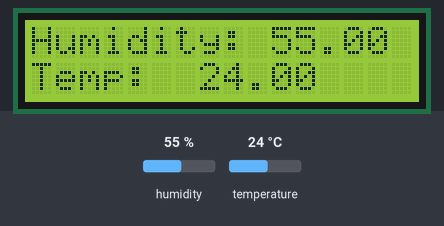
The sketch below on a simulated Arduino Uno, built with avr-gcc and run on an emulated ATmega328P. Parts: 16×2 character LCD. The inputs (shaded band) are chosen by the test bench; at power-on: humidity 55 %, temperature 24 °C.

Above: at 1.2 s.
1.3 s: humidity set to 22 %
At 3.0 s:
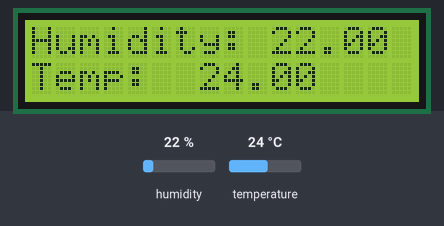
4.0 s: temperature set to 12 °C
At 5.0 s:
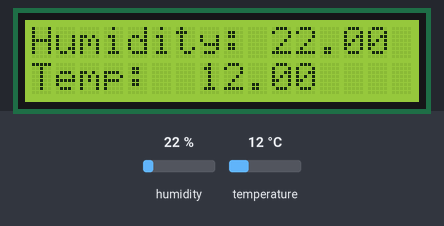
6.7 s: humidity set to 40 %
At 8.9 s:
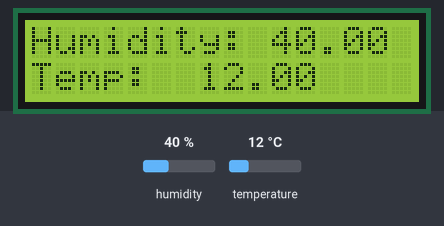
9.7 s: temperature set to 19 °C
At 10.8 s:
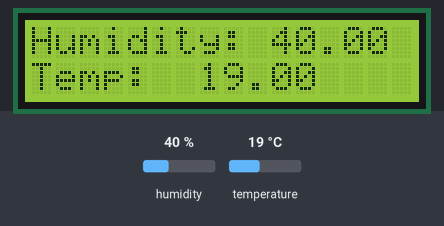
Timing chart, 0 to 12.7 s (numbered marks = the images above; inputs shaded):
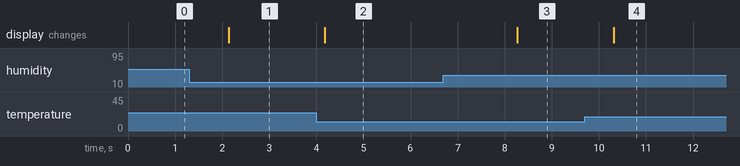

The sketch:

TempHumidityDisplay.ino
```cpp
#include <DHT.h>
#include <DHT_U.h>
#include <LiquidCrystal.h>


int rs = 7;
int en = 8;
int d4 = 9;
int d5 = 10;
int d6 = 11;
int d7 = 12;

LiquidCrystal lcd(rs, en, d4, d5, d6, d7);


#define Type DHT11
int sensePin = 4;

DHT tempSensor(sensePin, Type);

float humidity;
float tempC;

int setTime = 500;


void pad(int col, int row, String text){
  while(text.length() < 16){
    text += " ";
  }
  lcd.setCursor(col, row);
  lcd.print(text);
}

void setup() {
  // put your setup code here, to run once:
  Serial.begin(9600);
  tempSensor.begin();

  lcd.begin(16,2);

  lcd.setCursor(0,0);
  lcd.print("Humidity: ");

  lcd.setCursor(0,1);
  lcd.print("Temp: ");


}

void loop() {
  // put your main code here, to run repeatedly:
  humidity = tempSensor.readHumidity();
  tempC = tempSensor.readTemperature();

  pad(10, 0, String(humidity));
  pad(7, 1, String(tempC));


  delay(setTime);

}
```

Measured:
- after the input at 1.3 s, the display: changes after 0.84 s (image 1)
- after the input at 4.0 s, the display: changes after 0.18 s (image 2)
- after the input at 6.7 s, the display: changes after 1.6 s (image 3)
- after the input at 9.7 s, the display: changes after 0.61 s (image 4)
